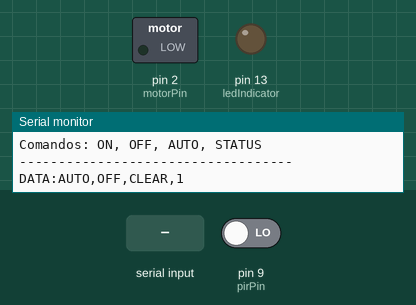
Recording of a sketch running on a simulated Arduino Uno, built with avr-gcc and run on an emulated ATmega328P. Parts: switched loads named in the sketch (green lamp = pin HIGH), output pins drawn as LEDs (lit = HIGH), the last lines printed to the serial monitor. Inputs (shaded band) come from the test bench; at power-on: pin 9 (pirPin) LOW.

Above: at 1.2 s.
1.3 s: pin 9 (pirPin) driven HIGH
At 1.8 s:
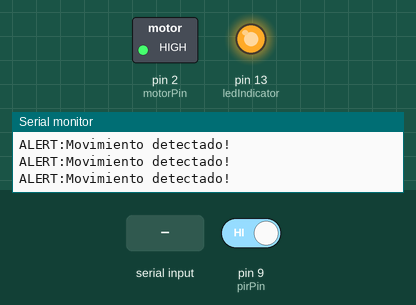
4.3 s: "OFF\n" received over Serial
At 5.5 s:
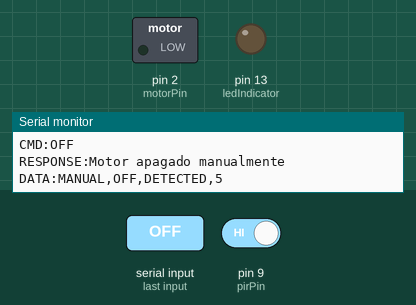
5.8 s: "AUTO\n" received over Serial
At 7.0 s:
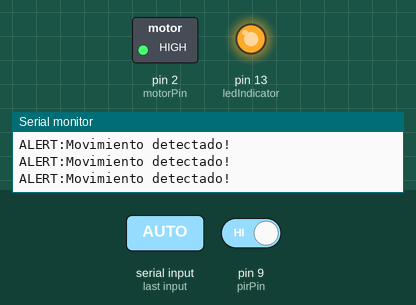
7.3 s: pin 9 (pirPin) driven LOW
At 13.4 s:
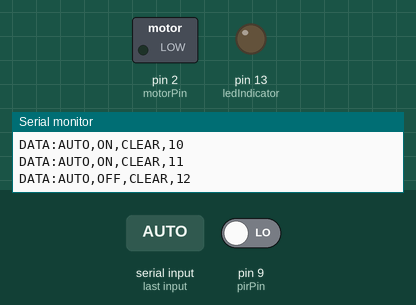
Timing chart, 0 to 13.7 s (numbered marks = the images above; inputs shaded):
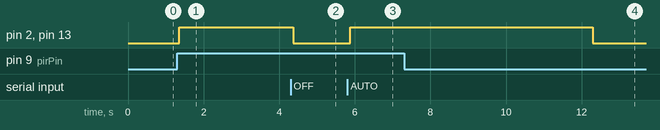

The sketch:

ARDUINO.INO
```cpp
// Sistema Inteligente de Seguridad con Control Adaptativo
// Proyecto: Control de Motor DC con Sensor PIR y Comunicación Serial

const int pirPin = 9;           // Sensor PIR
const int motorPin = 2;         // Motor DC (L293D Pin 2)
const int ledIndicator = 13;    // LED indicador (opcional)

// Variables de estado
int switchState = 0;
bool modoManual = false;        // Modo manual desde app
bool motorForzado = false;      // Estado forzado por app
unsigned long ultimoMovimiento = 0;
unsigned long tiempoEspera = 5000; // 5 segundos sin movimiento

// Variables de comunicación
String comando = "";

void setup() {
  Serial.begin(9600);

  pinMode(motorPin, OUTPUT);
  pinMode(pirPin, INPUT);
  pinMode(ledIndicator, OUTPUT);

  // Mensaje inicial para la app
  Serial.println("SYSTEM:READY");
  Serial.println("Sistema de Seguridad Inteligente v1.0");
  Serial.println("Comandos: ON, OFF, AUTO, STATUS");
  Serial.println("-----------------------------------");
}

void loop() {
  // Leer comandos desde Serial (simulando Bluetooth)
  if (Serial.available() > 0) {
    comando = Serial.readStringUntil('\n');
    comando.trim();
    procesarComando(comando);
  }

  // Lógica de control adaptativa
  if (modoManual) {
    // Modo manual: controlado por app
    controlarMotorManual();
  } else {
    // Modo automático: controlado por sensor PIR
    controlarMotorAutomatico();
  }

  // Enviar datos periódicos a la app (cada 1 segundo)
  static unsigned long ultimoEnvio = 0;
  if (millis() - ultimoEnvio > 1000) {
    enviarDatosApp();
    ultimoEnvio = millis();
  }

  delay(100);
}

void controlarMotorAutomatico() {
  switchState = digitalRead(pirPin);

  if (switchState == HIGH) {
    digitalWrite(motorPin, HIGH);
    digitalWrite(ledIndicator, HIGH);
    ultimoMovimiento = millis();
    Serial.println("ALERT:Movimiento detectado!");
  } else {
    // Apagar motor después de tiempo de espera
    if (millis() - ultimoMovimiento > tiempoEspera) {
      digitalWrite(motorPin, LOW);
      digitalWrite(ledIndicator, LOW);
    }
  }
}

void controlarMotorManual() {
  if (motorForzado) {
    digitalWrite(motorPin, HIGH);
    digitalWrite(ledIndicator, HIGH);
  } else {
    digitalWrite(motorPin, LOW);
    digitalWrite(ledIndicator, LOW);
  }
}

void procesarComando(String cmd) {
  Serial.println("CMD:" + cmd);

  if (cmd == "ON") {
    modoManual = true;
    motorForzado = true;
    Serial.println("RESPONSE:Motor encendido manualmente");

  } else if (cmd == "OFF") {
    modoManual = true;
    motorForzado = false;
    Serial.println("RESPONSE:Motor apagado manualmente");

  } else if (cmd == "AUTO") {
    modoManual = false;
    Serial.println("RESPONSE:Modo automático activado");

  } else if (cmd == "STATUS") {
    enviarEstadoCompleto();

  } else {
    Serial.println("ERROR:Comando no reconocido");
  }
}

void enviarDatosApp() {
  // Formato: DATA:modo,motorState,pirState,tiempo
  String datos = "DATA:";
  datos += modoManual ? "MANUAL" : "AUTO";
  datos += ",";
  datos += digitalRead(motorPin) ? "ON" : "OFF";
  datos += ",";
  datos += digitalRead(pirPin) ? "DETECTED" : "CLEAR";
  datos += ",";
  datos += String(millis() / 1000);

  Serial.println(datos);
}

void enviarEstadoCompleto() {
  Serial.println("STATUS:--- Estado del Sistema ---");
  Serial.println("STATUS:Modo: " + String(modoManual ? "Manual" : "Automático"));
  Serial.println("STATUS:Motor: " + String(digitalRead(motorPin) ? "Encendido" : "Apagado"));
  Serial.println("STATUS:PIR: " + String(digitalRead(pirPin) ? "Movimiento" : "Sin movimiento"));
  Serial.println("STATUS:Tiempo activo: " + String(millis()/1000) + "s");
  Serial.println("STATUS:----------------------------");
}
```

Measured:
- after the input at 1.3 s, pin 2 (motorPin), pin 13 (ledIndicator): LOW → HIGH after 0.06 s
- after the input at 4.3 s, pin 2 (motorPin), pin 13 (ledIndicator): HIGH → LOW after 0.07 s
- after the input at 5.8 s, pin 2 (motorPin), pin 13 (ledIndicator): LOW → HIGH after 0.07 s
- after the input at 7.3 s, pin 2 (motorPin), pin 13 (ledIndicator): HIGH → LOW after 5.0 s
